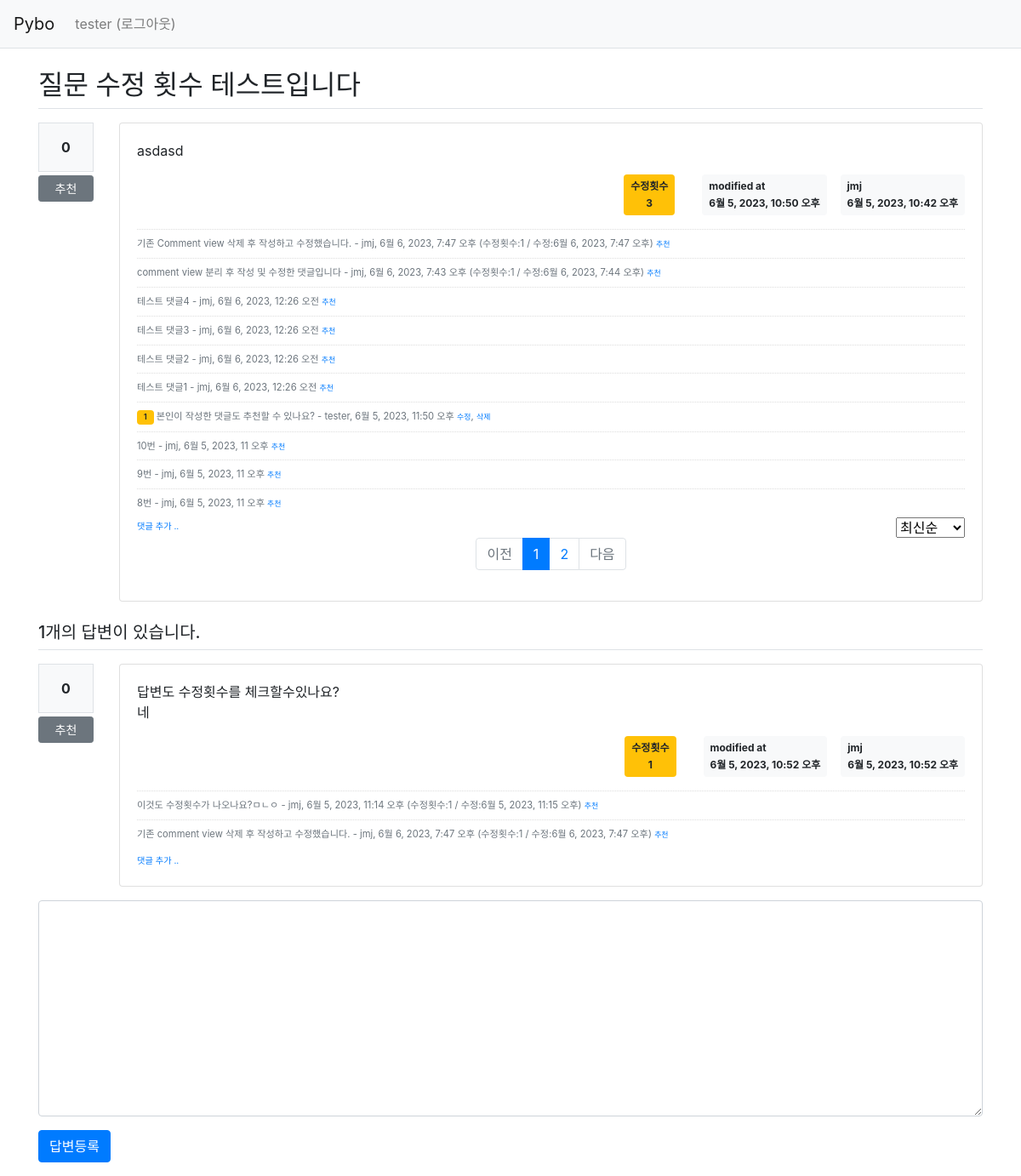
Screenshot of /pybo/16/ (signed in) with the database file from the repository.
### pybo/models.py (models this page shows, shortened)
class Question(models.Model):
    author = models.ForeignKey(User, on_delete=models.CASCADE, related_name='author_question')
    subject = models.CharField(max_length=200)
    content = models.TextField()
    create_date = models.DateTimeField()
    modify_date = models.DateTimeField(null=True, blank=True)
    voter = models.ManyToManyField(User, related_name='voter_question')
    modify_count = models.IntegerField() # 질문 수정 횟수 추가

class Comment(models.Model):
    author = models.ForeignKey(User, on_delete=models.CASCADE, related_name='author_comment')
    content = models.TextField()
    create_date = models.DateTimeField()
    modify_date = models.DateTimeField(null=True, blank=True)
    question = models.ForeignKey(Question, null=True, blank=True, on_delete=models.CASCADE)
    answer = models.ForeignKey(Answer, null=True, blank=True, on_delete=models.CASCADE)
    modify_count = models.IntegerField() # 댓글 수정 횟수 추가
    voter = models.ManyToManyField(User, related_name='voter_comment')

class Answer(models.Model):
    author = models.ForeignKey(User, on_delete=models.CASCADE, related_name='author_answer')
    question = models.ForeignKey(Question, on_delete=models.CASCADE)
    content = models.TextField()
    create_date = models.DateTimeField()
    modify_date = models.DateTimeField(null=True, blank=True)
    voter = models.ManyToManyField(User, related_name='voter_answer')
    modify_count = models.IntegerField() # 답변 수정 횟수 추가

### pybo/views/base_views.py (the view)
# urls.py: path('<int:question_id>/', base_views.detail, name='detail'),
def detail(request, question_id):
    question = get_object_or_404(Question, pk=question_id)
    page = request.GET.get('page', '1')  # 페이지
    so = request.GET.get('so', 'recent')  # 정렬기준
    if so == 'recommend':
        comment_list = question.comment_set.annotate(num_voter=Count('voter')).order_by('-num_voter', '-create_date')
    elif so == 'oldest':  # oldest
        comment_list = question.comment_set.order_by('create_date')
    else:  # recent
        comment_list = question.comment_set.order_by('-create_date')
    paginator = Paginator(comment_list, 10)  # 페이지당 10개씩 보여주기
    page_obj = paginator.get_page(page)
    context = {'question': question, 'comment_list': page_obj, 'page': page, 'so': so}
    return render(request, 'pybo/question_detail.html', context)

### pybo/templatetags/pybo_filter.py (called while the page is built)
@register.filter()
def mark(value):
    extensions = ["nl2br", "fenced_code"]
    return mark_safe(markdown.markdown(value, extensions=extensions))

### templates/pybo/question_detail.html (shortened to what this page needs)
{% extends 'base.html' %}
{% load pybo_filter %}
{% block content %}
<div class="container my-3">
    <h2 class="border-bottom py-2">{{ question.subject }}</h2>
    <div class="row my-3">
        <div class="col-1">
            <div class="bg-light text-center p-3 border font-weight-bolder mb-1">{{question.voter.count}}</div>
            <a href="#" data-uri="{% url 'pybo:vote_question' question.id  %}"
               class="recommend btn btn-sm btn-secondary btn-block my-1">추천</a>
        </div>
        <div class="col-11">
            <div class="card">
                <div class="card-body">
                    <div class="card-text">{{ question.content|mark }}</div>
                    <div class="d-flex justify-content-end">
                        {% if question.modify_date %}
                        <div class="badge badge-warning p-2 text-center mx-3">
                            <div class="mb-2">수정횟수</div>
                            <div>{{ question.modify_count }}</div>
                        </div>
                        <div class="badge badge-light p-2 text-left mx-3">
                            <div class="mb-2">modified at</div>
                            <div>{{ question.modify_date }}</div>
                        </div>
                        {% endif %}
                        <div class="badge badge-light p-2 text-left">
                            <div class="mb-2">{{ question.author.username }}</div>
                            <div>{{ question.create_date }}</div>
                        </div>
                    </div>
                    {% if comment_list %}
                    <div class="mt-3">
                    {% for comment in comment_list %}
                        <div class="comment py-2 text-muted">
                            {% if comment.voter.all.count > 0 %}
                            <span class="badge badge-warning px-2 py-1">{{ comment.voter.all.count }}</span>
                            {% endif %}
                            <span style="white-space: pre-line;">{{ comment.content }}</span>
                            <span>
                                - {{ comment.author }}, {{ comment.create_date }}
                                {% if comment.modify_date %}
                                (수정횟수:{{ comment.modify_count }} / 수정:{{ comment.modify_date }})
                                {% endif %}
                            </span>
                            {% if request.user == comment.author %}
                            <a href="{% url 'pybo:comment_modify_question' comment.id  %}" class="small">수정</a>,
                            <a href="#" class="small delete"
                               data-uri="{% url 'pybo:comment_delete_question' comment.id  %}">삭제</a>
                            {% else %}
                            <a href="#" data-uri="{% url 'pybo:vote_comment' comment.id  %}"
                                class="small recommend">추천</a>
                            {% endif %}
                        </div>
                    {% endfor %}
                    </div>
                    {% endif %}
                    <div class="d-flex justify-content-between">
                        <a href="{% url 'pybo:comment_create_question' question.id  %}"
                           class="small"><small>댓글 추가 ..</small></a>
                        <select class="so ml-auto">
                            <option value="recent" {% if so == 'recent' %}selected{% endif %}>최신순</option>
                        </select>
                    </div>
                    <ul class="pagination justify-content-center ">
                        {% if comment_list.has_previous %}
                        <li class="page-item">
                            <a class="page-link" data-page="{{ comment_list.previous_page_number }}" href="#">이전</a>
                        </li>
                        {% else %}
                        <li class="page-item disabled">
                            <a class="page-link" tabindex="-1" aria-disabled="true" href="#">이전</a>
                        </li>
                        {% endif %}
                        {% for page_number in comment_list.paginator.page_range %}
                        {% if page_number >= comment_list.number|add:-5 and page_number <= comment_list.number|add:5 %}
                            {% if page_number == comment_list.number %}
                            <li class="page-item active" aria-current="page">
                                <a class="page-link" data-page="{{ page_number }}" href="#">{{ page_number }}</a>
                            </li>
                            {% else %}
                            <li class="page-item">
                                <a class="page-link" data-page="{{ page_number }}" href="#">{{ page_number }}</a>
                            </li>
                            {% endif %}
                        {% endif %}
                        {% endfor %}
                        {% if question_list.has_next %}
                        <li class="page-item">
                            <a class="page-link" data-page="{{ comment_list.next_page_number }}" href="#">다음</a>
                        </li>
                        {% else %}
                        <li class="page-item disabled">
                            <a class="page-link" tabindex="-1" aria-disabled="true" href="#">다음</a>
                        </li>
                        {% endif %}
                    </ul>
                </div>
            </div>
        </div>
    </div>
    <h5 class="border-bottom my-3 py-2">{{question.answer_set.count}}개의 답변이 있습니다.</h5>
    {% for answer in question.answer_set.all %}
    <div class="row my-3">
        <div class="col-1">
            <div class="bg-light text-center p-3 border font-weight-bolder mb-1">{{answer.voter.count}}</div>
            <a href="#" data-uri="{% url 'pybo:vote_answer' answer.id  %}"
                class="recommend btn btn-sm btn-secondary btn-block my-1">추천</a>
        </div>
        <div class="col-11">
            <div class="card">
                <div class="card-body">
                    <div class="card-text">{{ answer.content|mark }}</div>
                    <div class="d-flex justify-content-end">
                        {% if answer.modify_date %}
                        <div class="badge badge-warning p-2 text-center mx-3">
                            <div class="mb-2">수정횟수</div>
                            <div>{{ answer.modify_count }}</div>
                        </div>
                        <div class="badge badge-light p-2 text-left mx-3">
                            <div class="mb-2">modified at</div>
                            <div>{{ answer.modify_date }}</div>
                        </div>
                        {% endif %}
                        <div class="badge badge-light p-2 text-left">
                            <div class="mb-2">{{ answer.author.username }}</div>
                            <div>{{ answer.create_date }}</div>
                        </div>
                    </div>
                    {% if answer.comment_set.count > 0 %}
                    <div class="mt-3">
                    {% for comment in answer.comment_set.all %}
                        <div class="comment py-2 text-muted">
                            <span style="white-space: pre-line;">{{ comment.content }}</span>
                            <span>
                                - {{ comment.author }}, {{ comment.create_date }}
                                {% if comment.modify_date %}
                                (수정횟수:{{ comment.modify_count }} / 수정:{{ comment.modify_date }})
                                {% endif %}
                            </span>
                            {% if request.user == comment.author %}
                            <a href="{% url 'pybo:comment_modify_answer' comment.id  %}" class="small">수정</a>,
                            <a href="#" class="small delete"
                               data-uri="{% url 'pybo:comment_delete_answer' comment.id  %}">삭제</a>
                            {% else %}
                            <a href="#" data-uri="{% url 'pybo:vote_comment' comment.id  %}"
                                class="small recommend">추천</a>
                            {% endif %}
                        </div>
                    {% endfor %}
                    </div>
                    {% endif %}
                    <div>
                        <a href="{% url 'pybo:comment_create_answer' answer.id  %}"
                           class="small"><small>댓글 추가 ..</small></a>
                    </div>
                </div>
            </div>
        </div>
    </div>
    {% endfor %}
    <form action="{% url 'pybo:answer_create' question.id %}" method="post" class="my-3">
        <div class="form-group">
            <textarea {% if not user.is_authenticated %}disabled{% endif %}
              name="content" id="content" class="form-control" rows="10"></textarea>
        </div>
        <input type="submit" value="답변등록" class="btn btn-primary">
    </form>
</div>
{% endblock %}

### templates/navbar.html (shortened to what this page needs)
<nav class="navbar navbar-expand-lg navbar-light bg-light border-bottom">
    <a class="navbar-brand" href="{% url 'pybo:index' %}">Pybo</a>
    <div class="collapse navbar-collapse flex-grow-0" id="navbarNav">
        <ul class="navbar-nav">
            <li class="nav-item ">
                {% if user.is_authenticated %}
                <a class="nav-link" href="{% url 'common:logout' %}">{{ user.username }} (로그아웃)</a>
                {% else %}
                <a class="nav-link" href="{% url 'common:login' %}">로그인</a>
                {% endif %}
            </li>
        </ul>
    </div>
</nav>

### static/style.css (style rules this page uses)
.comment { border-top:dotted 1px #ddd; font-size:0.7em; }

### rows the page displays
Question: subject "질문 수정 횟수 테스트입니다", voter.count "0", content|mark "asdasd", modify_count "3", modify_date "6월 5, 2023, 10:50 오후", author.username "jmj", create_date "6월 5, 2023, 10:42 오후", answer_set.count "1"
Comment: content "기존 Comment view 삭제 후 작성하고 수정했습니다.", author "jmj", create_date "6월 6, 2023, 7:47 오후", modify_count "1", modify_date "6월 6, 2023, 7:47 오후", shows "추천"
Comment: content "comment view 분리 후 작성 및 수정한 댓글입니다", author "jmj", create_date "6월 6, 2023, 7:43 오후", modify_count "1", modify_date "6월 6, 2023, 7:44 오후", shows "추천"
Comment: content "테스트 댓글4", author "jmj", create_date "6월 6, 2023, 12:26 오전", shows "추천"
Comment: content "테스트 댓글3", author "jmj", create_date "6월 6, 2023, 12:26 오전", shows "추천"
Comment: content "테스트 댓글2", author "jmj", create_date "6월 6, 2023, 12:26 오전", shows "추천"
Comment: content "테스트 댓글1", author "jmj", create_date "6월 6, 2023, 12:26 오전", shows "추천"
Comment: voter.all.count "1", content "본인이 작성한 댓글도 추천할 수 있나요?", author "tester", create_date "6월 5, 2023, 11:50 오후", shows "수정"
Comment: content "10번", author "jmj", create_date "6월 5, 2023, 11 오후", shows "추천"
Comment: content "9번", author "jmj", create_date "6월 5, 2023, 11 오후", shows "추천"
Comment: content "8번", author "jmj", create_date "6월 5, 2023, 11 오후", shows "추천"
Answer: voter.count "0", content|mark "답변도 수정횟수를 체크할수있나요? 네", modify_count "1", modify_date "6월 5, 2023, 10:52 오후", author.username "jmj", create_date "6월 5, 2023, 10:52 오후"
Comment: content "이것도 수정횟수가 나오나요?ㅁㄴㅇ", author "jmj", create_date "6월 5, 2023, 11:14 오후", modify_count "1", modify_date "6월 5, 2023, 11:15 오후", shows "추천"
Comment: content "기존 comment view 삭제 후 작성하고 수정했습니다.", author "jmj", create_date "6월 6, 2023, 7:47 오후", modify_count "1", modify_date "6월 6, 2023, 7:47 오후", shows "추천"

### other values shown
{{ user.username }} "tester"
{{ page_number }} "1"
{{ page_number }} "2"
